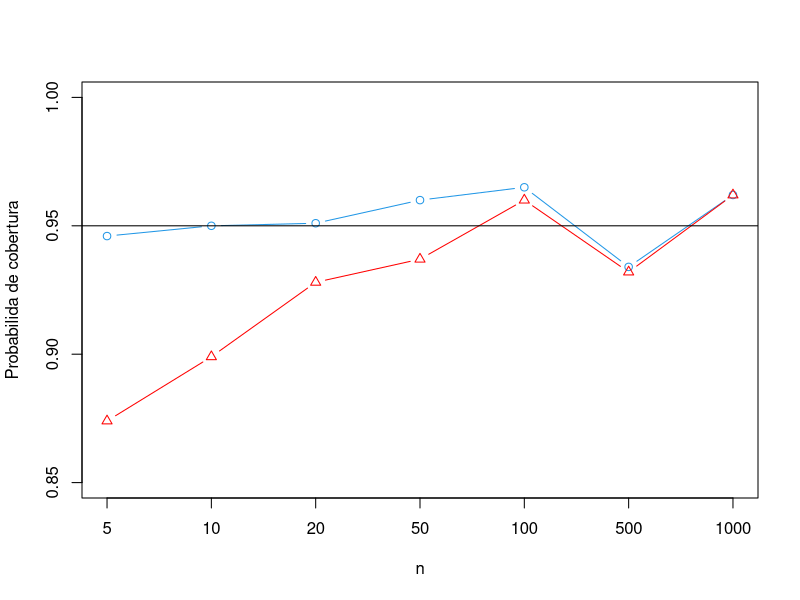

Recreate this plot in R.
set.seed(123)


n<-c(5,10,20,50,100,500,1000)
ng<-1000
theta<-5
pro.Exp<-pro.t<-matrix(NA)
aux.Exp<-aux.t<-0

for(i in 1:length(n)){
for(j in 1:ng){
x<-rgamma(n[i],shape=1,scale=theta)
if(t.test(x)$conf.int[1]>theta||t.test(x)$conf.int[2]<theta){aux.t<-aux.t}
if(t.test(x)$conf.int[1]<=theta&&t.test(x)$conf.int[2]>=theta){aux.t<-aux.t+1}
Exp.inf<-sum(x)/qgamma(0.975,shape=n[i],scale=1)
Exp.sup<-sum(x)/qgamma(0.025,shape=n[i],scale=1)
if(Exp.inf>theta||Exp.sup<theta){aux.Exp<-aux.Exp}
if(Exp.inf<=theta&&Exp.sup>=theta){aux.Exp<-aux.Exp+1}
}
pro.Exp[i]<-aux.Exp/ng
pro.t[i]<-aux.t/ng
aux.Exp<-aux.t<-0
}

plot(pro.Exp,type="b", col=4,ylim=c(0.85,1),xaxt="n",ylab="Probabilida de cobertura",xlab="n")
lines(pro.t,col="red",type="b", pch=2)
abline(h=0.95)
axis(1, 1:length(n), n)
legend(50,1,c("IC","Intervalo t"), col=c(4,2), lty=c(1,1),pch=c(1,2))


